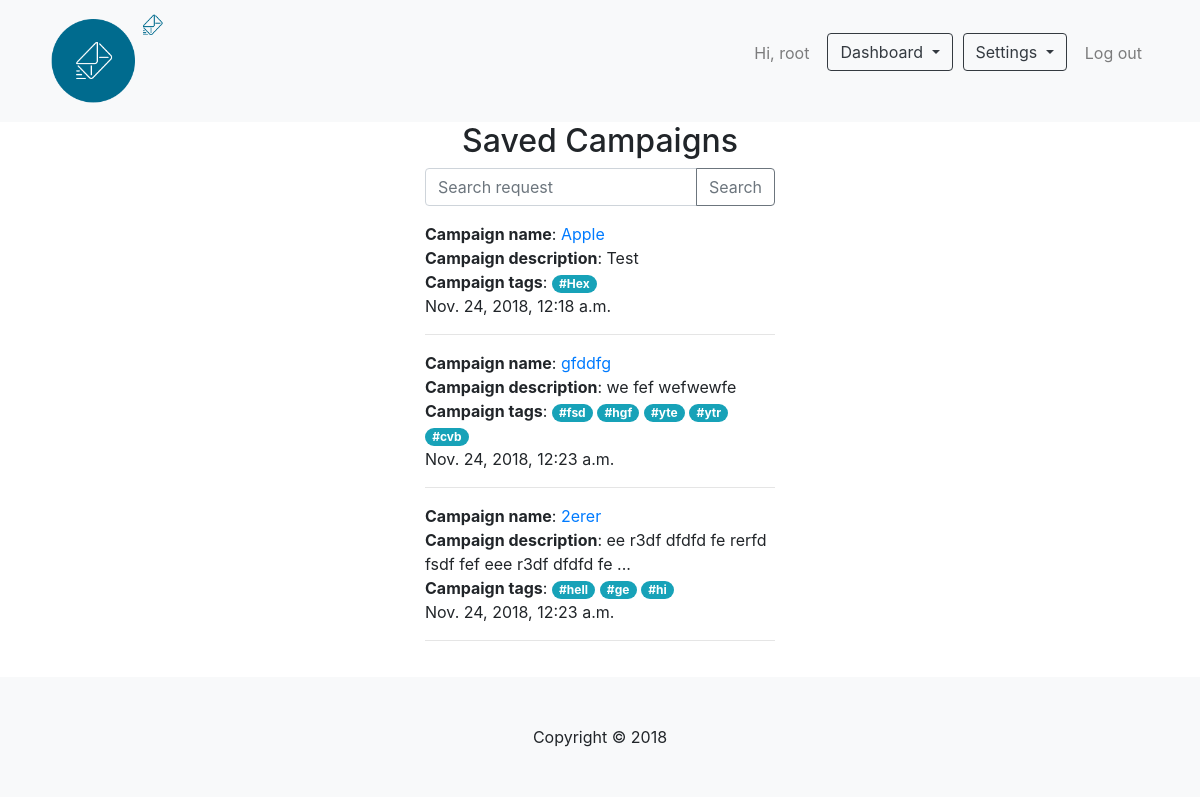
The app's page /saved-campaigns/ (signed in), older data.
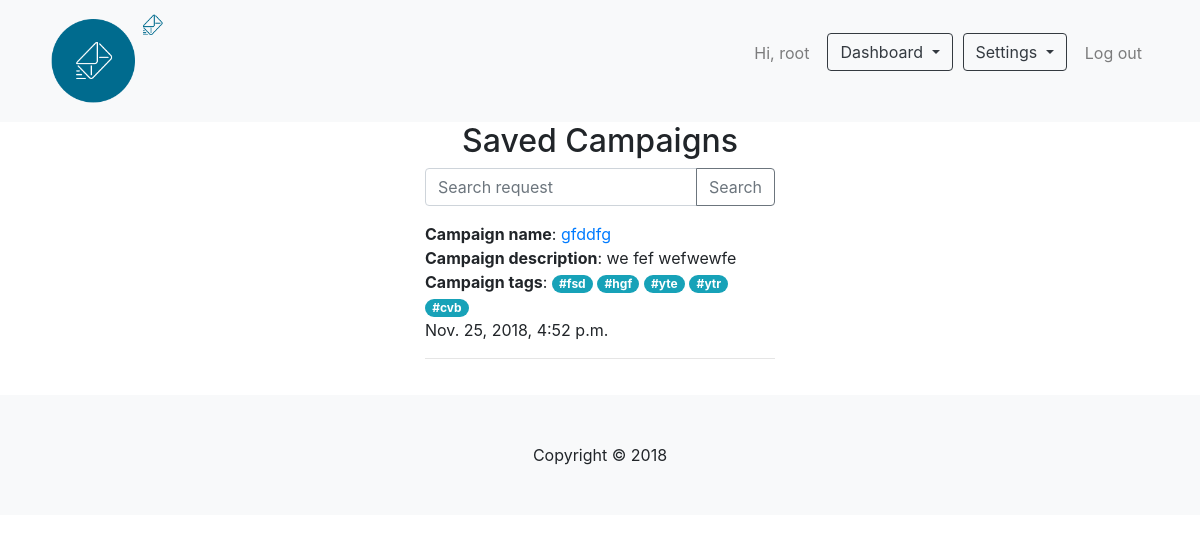
The same page, newer data.
### Sender/models.py (models this page shows, shortened)
class UserSavedCampaigns(models.Model):
    user = models.ForeignKey(User, on_delete=models.CASCADE, related_name='user_saved_messages', default=0)
    saved_campaign = models.ForeignKey(Campaign, on_delete=models.CASCADE, related_name='saved_campaign', default=0 )
    saved_campaign_sent_status = models.BooleanField(default=False)
    saved_campaign_sent_datetime = models.DateTimeField(default=now)
    class Meta:
        verbose_name_plural = 'Users Saved Campaigns'

class Campaign(models.Model):
    campaign_name = models.CharField(max_length=100)
    campaign_description = models.TextField(max_length=1500)
    campaign_tags = TaggableManager(blank=True)
    class Meta:
        verbose_name_plural = 'Campaigns'
    def get_short_description(self):
        return self.campaign_description if len(self.campaign_description) < 50 else self.campaign_description[:50] + ' ...'
    def get_all_tags(self):
        return [tag.name for tag in self.campaign_tags.all()]

### Sender/views.py (the view, shortened to what this page needs)
# urls.py: path('saved-campaigns/', views.SavedCampaignsListView.as_view(), name='campaigns-saved'),
class SavedCampaignsListView(LoginRequiredMixin, View):
    content = {}
    login_url = '/login/'
    redirect_field_name = 'login'
    def get(self, request, tag: str = None):
        self.content.update({
            'doc': 'saved_campaigns.html',
            'title': 'Campaigns',
            'search_form': CampaignsSearchForm()
        })
        all_campaigns_by_user = UserSavedCampaigns.objects.filter(user=request.user)
        search_form = CampaignsSearchForm(request.GET)
        if tag and search_form.is_valid():
            campaign_filtered_by_tag = all_campaigns_by_user.filter(saved_campaign__campaign_tags__name__in = [tag])
            search_request = search_form.cleaned_data['campaign_search']
            searched_campaigns = self.__search(search_query = campaign_filtered_by_tag,
                                               search_request = search_request)
            if searched_campaigns:
                messages.add_message(request, messages.SUCCESS, 'Success search')
            else:
                messages.add_message(request, messages.INFO, 'Nothing ...')
            self.content.update({'saved_campaigns': searched_campaigns})
        elif tag:
            campaign_filtered_by_tag = all_campaigns_by_user.filter(saved_campaign__campaign_tags__name__in = [tag])
            self.content.update({'saved_campaigns': campaign_filtered_by_tag})
        else:
            self.content.update({'saved_campaigns': all_campaigns_by_user})
        return render(request, 'base.html', self.content)

### Sender/forms.py
class CampaignsSearchForm(forms.Form):
    campaign_search = forms.CharField(label='Search', max_length=150, widget=forms.TextInput(attrs={
                                                                                                'placeholder': 'Search request',
                                                                                                'class': 'form-control'
                                                                                            }))

### Sender/templates/base.html (shortened to what this page needs)
{% load static %}
<!doctype html>
<head>
    <link href="{% static "/css/bootstrap.min.css" %}" rel="stylesheet">
    <link href="{% static "/css/style.css" %}" rel="stylesheet">
</head>
<body>
    {% block header %}
        {% include 'elements/header.html' %}
    {% endblock %}
    {% block page %}
        {% include doc %}
    {% endblock %}
    {% block footer %}
        {% include 'elements/footer.html' %}
    {% endblock %}
</body>
</html>

### Sender/templates/saved_campaigns.html
{% load static %}
<link href="{% static "/css/view_campaign.css" %}" rel="stylesheet">
<div class="container">
<h2 class="form-label">Saved Campaigns</h2>
<div class="row">
<div class="col-md">
</div>
<div class="col-md">
    <form action="" method="GET" class="form-signin">
        <div class="input-group mb-3">
            {{search_form.campaign_search}}
            <div class="input-group-append">
            <button class="btn btn-outline-secondary" type="submit">Search</button>
            </div>
        </div>
    </form>
    {% for saved_campaign in saved_campaigns %}
        <strong>Campaign name</strong>:
            <a href="{% url 'view-campaign' saved_campaign.saved_campaign.id %}">{{saved_campaign.saved_campaign.campaign_name}}</a>
        <br>
        <strong>Campaign description</strong>: {{saved_campaign.saved_campaign.get_short_description}}
        <br>
        <strong>Campaign tags</strong>:
        {% for tag in  saved_campaign.saved_campaign.get_all_tags %}
            <a href="{% url 'campaigns-saved-tag' tag %}" class="badge badge-pill badge-info">#{{ tag }}</a>
        {% endfor %}
        <br>
        {{ saved_campaign.saved_campaign_sent_datetime }}
        <hr>
    {% endfor %}
</div>
<div class="col-md">
</div>
</div>
</div>

Row changes from the older to the newer data that the page shows:
removed UserSavedCampaigns: saved_campaign.campaign_name "Apple", saved_campaign.get_short_description "Test", saved_campaign_sent_datetime "Nov. 24, 2018, 12:18 a.m."
no longer on this page (row unchanged): Tag: get_all_tags "Hex"
removed UserSavedCampaigns: saved_campaign.campaign_name "2erer", saved_campaign.get_short_description "ee r3df dfdfd fe rerfd fsdf fef eee r3df dfdfd fe ...", saved_campaign_sent_datetime "Nov. 24, 2018, 12:23 a.m."
no longer on this page (row unchanged): Tag: get_all_tags "hell"
no longer on this page (row unchanged): Tag: get_all_tags "ge"
no longer on this page (row unchanged): Tag: get_all_tags "hi"
changed UserSavedCampaigns "gfddfg": saved_campaign_sent_datetime "Nov. 24, 2018, 12:23 a.m." → "Nov. 25, 2018, 4:52 p.m."
